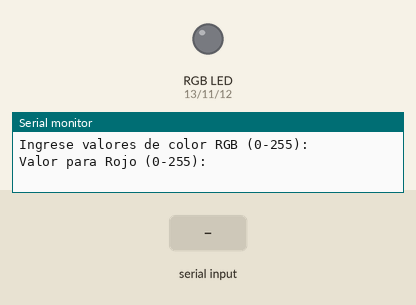
Recording of a sketch running on a simulated Arduino Uno, built with avr-gcc and run on an emulated ATmega328P. Parts: an RGB LED mixed from three pins (HIGH = lit), the last lines printed to the serial monitor. Inputs (shaded band) come from the test bench.

Above: at 3.2 s.
3.3 s: "90,45,200\n" received over Serial
At 4.5 s:
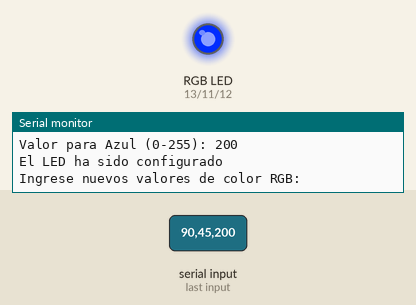
Timing chart, 0 to 6.3 s (numbered marks = the images above; inputs shaded):
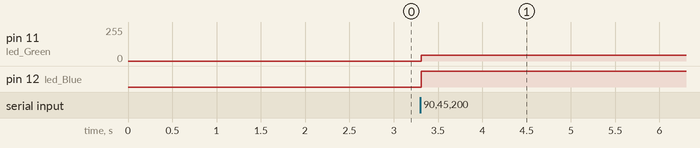

The sketch:

LAB_03_LED_RGB.ino
```cpp
#define led_Red 13
#define led_Green 11
#define led_Blue 12

void ledColors(int r, int g, int b) {
  analogWrite(led_Red, r);
  analogWrite(led_Green, g);
  analogWrite(led_Blue, b);
}

void setup() {
  pinMode(led_Red, OUTPUT);
  pinMode(led_Green, OUTPUT);
  pinMode(led_Blue, OUTPUT);

  Serial.begin(9600);
  Serial.println("Ingrese valores de color RGB (0-255):");
  delay(2000);
}

void loop() {
  if (Serial.available() == 0) {
    Serial.print("Valor para Rojo (0-255): ");
    while (!Serial.available()) {}
    int r = Serial.parseInt();
    Serial.println(r);

    Serial.print("Valor para Verde (0-255): ");
    while (!Serial.available()) {}
    int g = Serial.parseInt();
    Serial.println(g);

    Serial.print("Valor para Azul (0-255): ");
    while (!Serial.available()) {}
    int b = Serial.parseInt();
    Serial.println(b);

    ledColors(r, g, b);

    Serial.println("El LED ha sido configurado" );
    Serial.println("Ingrese nuevos valores de color RGB:");
  }
}
```

Measured:
- after the input at 3.3 s, pin 11 (led_Green): 0/255 → 45/255 at once; pin 12 (led_Blue): LOW → HIGH at once
